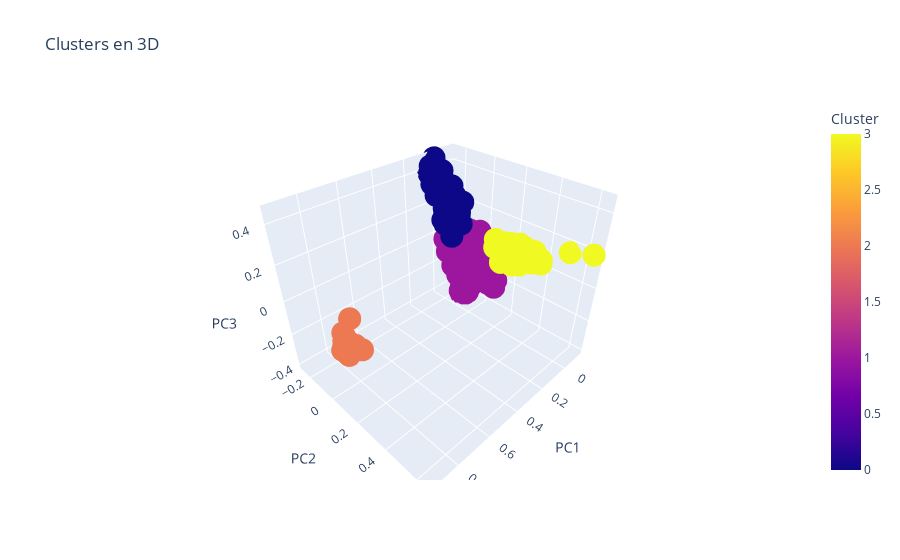

The cell this chart's notebook holds for it:
### Markdown cell above
## Visualización de resultados

### Code cell
# Reducir la dimensionalidad de los embeddings a 3 componentes con PCA
from sklearn.decomposition import PCA

pca = PCA(n_components=3)
pca_result = pca.fit_transform(data.drop('Cluster', axis=1))

# Crear un DataFrame con los resultados de PCA
pca_df = pd.DataFrame(pca_result, columns=['PC1', 'PC2', 'PC3'])
pca_df['Cluster'] = predicted_labels

# Visualizar los clusters en 3D
fig = px.scatter_3d(pca_df, x='PC1', y='PC2', z='PC3', color='Cluster', title='Clusters en 3D')
fig.show()

### Figure 1 — Plotly figure (JSON) as saved in the notebook; plotly's stock layout.template omitted (floating-point values rounded to 4 significant figures; data arrays with more than 128 entries replaced by an {"elided": "..."} marker saying what was removed)
{"data": [{"hovertemplate": "PC1=%{x}<br>PC2=%{y}<br>PC3=%{z}<br>Cluster=%{marker.color}<extra></extra>", "legendgroup": "", "marker": {"color": {"elided": "986 int values"}, "coloraxis": "coloraxis", "symbol": "circle"}, "mode": "markers", "name": "", "scene": "scene", "showlegend": false, "type": "scatter3d", "x": {"elided": "986 float values"}, "y": {"elided": "986 float values"}, "z": {"elided": "986 float values"}}], "layout": {"coloraxis": {"colorbar": {"title": {"text": "Cluster"}}, "colorscale": [[0, "#0d0887"], [0.1111, "#46039f"], [0.2222, "#7201a8"], [0.3333, "#9c179e"], [0.4444, "#bd3786"], [0.5556, "#d8576b"], [0.6667, "#ed7953"], [0.7778, "#fb9f3a"], [0.8889, "#fdca26"], [1, "#f0f921"]]}, "legend": {"tracegroupgap": 0}, "scene": {"domain": {"x": [0, 1], "y": [0, 1]}, "xaxis": {"title": {"text": "PC1"}}, "yaxis": {"title": {"text": "PC2"}}, "zaxis": {"title": {"text": "PC3"}}}, "title": {"text": "Clusters en 3D"}}}
